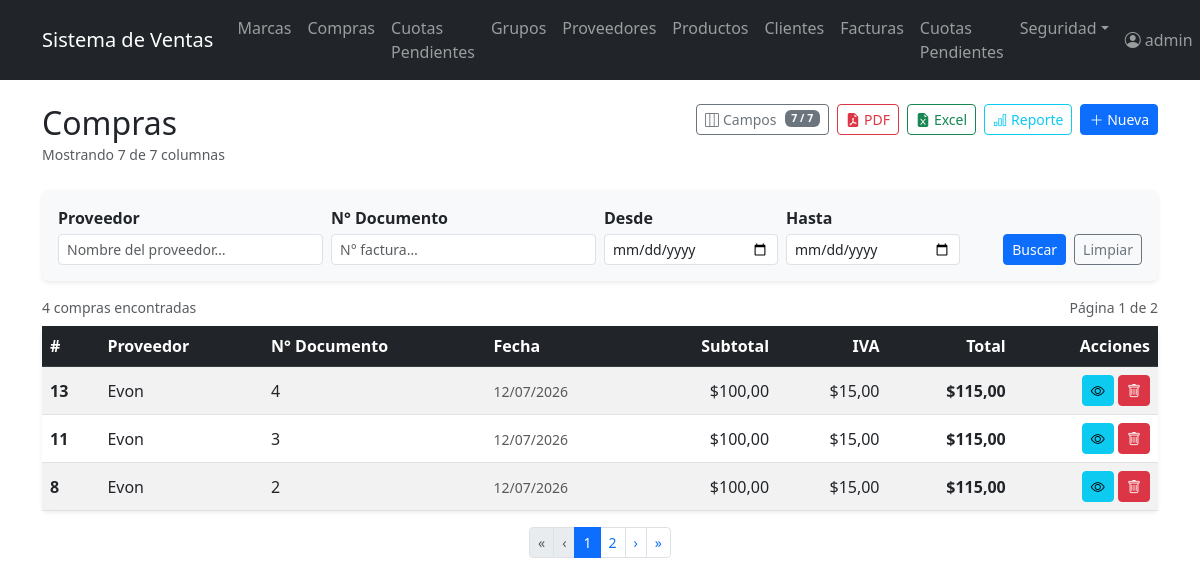
Page /purchases/ (signed in) on the committed database.
### purchasing/models.py (models this page shows, shortened)
class Purchase(models.Model):
    supplier = models.ForeignKey(
        Supplier, on_delete=models.PROTECT, related_name='purchases',
        verbose_name='Proveedor'
    )
    document_number = models.CharField(
        max_length=20, verbose_name='Supplier Invoice No.'
    )
    purchase_date = models.DateTimeField(auto_now_add=True)
    subtotal = models.DecimalField(max_digits=12, decimal_places=2, default=0)
    tax = models.DecimalField(max_digits=12, decimal_places=2, default=0, verbose_name='Impuesto')
    total = models.DecimalField(max_digits=12, decimal_places=2, default=0)
    is_active = models.BooleanField(default=True)
    tipo_pago = models.CharField(
        max_length=10,
        choices=[("CONTADO", "CONTADO"), ("CREDITO", "CREDITO")],
        default="CONTADO",
        verbose_name="Tipo de pago",
    )
    saldo = models.DecimalField(max_digits=12, decimal_places=2, default=0)
    estado = models.CharField(
        max_length=15,
        choices=[("PENDIENTE", "PENDIENTE"), ("PAGADA", "PAGADA")],
        default="PENDIENTE",
    )
    class Meta:
        verbose_name = 'Purchase'
        verbose_name_plural = 'Purchases'
        ordering = ['-purchase_date']
        constraints = [
            models.UniqueConstraint(
                fields=['supplier', 'document_number'],
                name='unique_supplier_document'
            )
        ]

### billing/models.py (models this page shows)
class Supplier(models.Model):
    name = models.CharField(max_length=200, verbose_name='Nombre de la compañia')
    contact_name = models.CharField(max_length=200, blank=True, null=True, verbose_name='Nombre de contacto')
    email = models.EmailField(blank=True, null=True)
    phone = models.CharField(max_length=20, blank=True, null=True, verbose_name='Teléfono')
    address = models.TextField(blank=True, null=True, verbose_name='Dirección')
    is_active = models.BooleanField(default=True, verbose_name='Activo')
    created_at = models.DateTimeField(auto_now_add=True)
    updated_at = models.DateTimeField(auto_now=True)
    class Meta:
        verbose_name = 'Supplier'
        verbose_name_plural = 'Suppliers'
        ordering = ['name']
    def __str__(self): return self.name

### purchasing/views.py (the view, shortened to what this page needs)
# urls.py: path('', views.PurchaseListView.as_view(), name='purchase_list'),
class PurchaseListView(ExportMixin, LoginRequiredMixin, PermissionRequiredMixin, ListView):
    model = Purchase
    template_name = 'purchasing/purchase_list.html'
    context_object_name = 'items'
    paginate_by = 3
    export_filename = 'compras'
    ALL_COLUMNS = PURCHASE_ALL_COLUMNS
    permission_required = 'purchasing.view_purchase'
    permission_redirect_url = '/'
    def get_queryset(self):
        qs = Purchase.objects.select_related('supplier').order_by('-purchase_date')
        form = PurchaseSearchForm(self.request.GET)
        if form.is_valid():
            if form.cleaned_data.get('supplier'):
                qs = qs.filter(supplier__name__icontains=form.cleaned_data['supplier'])
            if form.cleaned_data.get('document_number'):
                qs = qs.filter(document_number__icontains=form.cleaned_data['document_number'])
            if form.cleaned_data.get('date_from'):
                qs = qs.filter(purchase_date__date__gte=form.cleaned_data['date_from'])
            if form.cleaned_data.get('date_to'):
                qs = qs.filter(purchase_date__date__lte=form.cleaned_data['date_to'])
        return qs
    def get_context_data(self, **kwargs):
        ctx = super().get_context_data(**kwargs)
        ctx['search_form'] = PurchaseSearchForm(self.request.GET)
        ctx['all_columns'] = self.ALL_COLUMNS
        ctx['all_col_keys_json'] = json.dumps([c['key'] for c in self.ALL_COLUMNS])
        ctx['default_col_keys_json'] = json.dumps(
            [c['key'] for c in self.ALL_COLUMNS if c.get('default', True)]
        )
        return ctx

### purchasing/forms.py
class PurchaseSearchForm(forms.Form):
    supplier = forms.CharField(
        required=False, label='Proveedor',
        widget=forms.TextInput(attrs={'class': 'form-control form-control-sm',
                                      'placeholder': 'Nombre del proveedor…'})
    )
    document_number = forms.CharField(
        required=False, label='N° Documento',
        widget=forms.TextInput(attrs={'class': 'form-control form-control-sm',
                                      'placeholder': 'N° factura…'})
    )
    date_from = forms.DateField(
        required=False, label='Desde',
        widget=forms.DateInput(attrs={'class': 'form-control form-control-sm', 'type': 'date'})
    )
    date_to = forms.DateField(
        required=False, label='Hasta',
        widget=forms.DateInput(attrs={'class': 'form-control form-control-sm', 'type': 'date'})
    )

### billing/mixins.py (called while the page is built)
    def get(self, request, *args, **kwargs):
        fmt = request.GET.get('export')
        if fmt == 'pdf':
            return self.export_pdf(self.get_queryset())
        if fmt == 'excel':
            return self.export_excel(self.get_queryset())
        return super().get(request, *args, **kwargs)

    def get_context_data(self, **kwargs):
        ctx = super().get_context_data(**kwargs)
        params = self.request.GET.copy()
        params.pop('page', None)
        params.pop('export', None)
        ctx['query_params'] = params.urlencode()
        return ctx

### security/templatetags/security_tags.py (called while the page is built)
@register.filter(name='role_badge_class')
def role_badge_class(role_name):
    return ROLE_BADGE_CLASSES.get(role_name, 'bg-secondary')

@register.filter(name='has_group')
def has_group(user, group_name):
    if not user.is_authenticated:
        return False
    if user.is_superuser:      # el superusuario ve todo
        return True
    return user.groups.filter(name=group_name).exists()

### purchasing/templates/purchasing/purchase_list.html (shortened to what this page needs)
{% extends 'billing/base.html' %}
{% block content %}
<div class="d-flex justify-content-between align-items-start mb-4 flex-wrap gap-2">
  <div>
    <h2 class="mb-0">Compras</h2>
    <small class="text-muted" id="colText">Cargando columnas…</small>
  </div>
  <div class="d-flex gap-2 flex-wrap">
    <button type="button" class="btn btn-outline-secondary btn-sm d-inline-flex align-items-center gap-1"
            data-bs-toggle="modal" data-bs-target="#colModal">
      <i class="bi bi-layout-three-columns"></i> Campos
      <span class="badge bg-secondary ms-1" id="colBadge">…</span>
    </button>
    <a id="btnPdf" href="#" class="btn btn-outline-danger btn-sm d-inline-flex align-items-center gap-1">
      <i class="bi bi-file-earmark-pdf-fill"></i>PDF
    </a>
    <a id="btnExcel" href="#" class="btn btn-outline-success btn-sm d-inline-flex align-items-center gap-1">
      <i class="bi bi-file-earmark-excel-fill"></i>Excel
    </a>
    {% if perms.purchasing.view_purchase %}
    <a href="{% url 'purchasing:purchase_report' %}" class="btn btn-outline-info btn-sm d-inline-flex align-items-center gap-1">
      <i class="bi bi-bar-chart"></i> Reporte
    </a>
    {% endif %}
    {% if perms.purchasing.add_purchase %}
    <a href="{% url 'purchasing:purchase_create' %}" class="btn btn-primary btn-sm">
      <i class="bi bi-plus-lg"></i> Nueva
    </a>
    {% endif %}
  </div>
</div>
<form method="get" class="card card-body shadow-sm border-0 mb-3 bg-light">
  <div class="row g-2 align-items-end">
    <div class="col-12 col-md-3">
      <label class="form-label form-label-sm fw-semibold mb-1">{{ search_form.supplier.label }}</label>
      {{ search_form.supplier }}
    </div>
    <div class="col-12 col-md-3">
      <label class="form-label form-label-sm fw-semibold mb-1">{{ search_form.document_number.label }}</label>
      {{ search_form.document_number }}
    </div>
    <div class="col-6 col-md-2">
      <label class="form-label form-label-sm fw-semibold mb-1">{{ search_form.date_from.label }}</label>
      {{ search_form.date_from }}
    </div>
    <div class="col-6 col-md-2">
      <label class="form-label form-label-sm fw-semibold mb-1">{{ search_form.date_to.label }}</label>
      {{ search_form.date_to }}
    </div>
    <div class="col-12 col-md-auto ms-auto d-flex gap-2">
      <button type="submit" class="btn btn-primary btn-sm">Buscar</button>
      <a href="{% url 'purchasing:purchase_list' %}" class="btn btn-outline-secondary btn-sm">Limpiar</a>
    </div>
  </div>
</form>
<div class="d-flex justify-content-between align-items-center mb-2">
  <small class="text-muted">
    {% if paginator.count == 1 %}1 compra encontrada
    {% else %}{{ paginator.count }} compras encontradas{% endif %}
  </small>
  {% if is_paginated %}
    <small class="text-muted">Página {{ page_obj.number }} de {{ paginator.num_pages }}</small>
  {% endif %}
</div>
<div class="card shadow-sm border-0">
  <div class="table-responsive">
    <table class="table table-striped table-hover align-middle mb-0" id="purchaseTable">
      <thead class="table-dark">
        <tr>
          <th data-col="id">#</th>
          <th data-col="supplier">Proveedor</th>
          <th data-col="document_number">N° Documento</th>
          <th data-col="purchase_date">Fecha</th>
          <th data-col="subtotal" class="text-end">Subtotal</th>
          <th data-col="tax" class="text-end">IVA</th>
          <th data-col="total" class="text-end">Total</th>
          <th class="text-end" style="white-space:nowrap;">Acciones</th>
        </tr>
      </thead>
      <tbody>
        {% for item in items %}
        <tr>
          <td data-col="id" class="fw-semibold">{{ item.id }}</td>
          <td data-col="supplier">{{ item.supplier }}</td>
          <td data-col="document_number">{{ item.document_number }}</td>
          <td data-col="purchase_date">
            <small class="text-muted">{{ item.purchase_date|date:"d/m/Y" }}</small>
          </td>
          <td data-col="subtotal" class="text-end">${{ item.subtotal }}</td>
          <td data-col="tax" class="text-end">${{ item.tax }}</td>
          <td data-col="total" class="text-end fw-bold">${{ item.total }}</td>
          <td class="text-end text-nowrap">
            <a href="{% url 'purchasing:purchase_detail' item.pk %}" class="btn btn-sm btn-info" title="Ver" aria-label="Ver">
              <i class="bi bi-eye"></i>
            </a>
            {% if perms.purchasing.delete_purchase %}
            <a href="{% url 'purchasing:purchase_delete' item.pk %}" class="btn btn-sm btn-danger" title="Eliminar" aria-label="Eliminar">
              <i class="bi bi-trash"></i>
            </a>
            {% endif %}
          </td>
        </tr>
        {% endfor %}
      </tbody>
    </table>
  </div>
</div>
{% if is_paginated %}
<nav class="mt-3" aria-label="Paginación">
  <ul class="pagination pagination-sm justify-content-center mb-0">
    <li class="page-item {% if not page_obj.has_previous %}disabled{% endif %}">
      <a class="page-link" href="?{{ query_params }}&page=1">&laquo;</a>
    </li>
    <li class="page-item {% if not page_obj.has_previous %}disabled{% endif %}">
      <a class="page-link" href="{% if page_obj.has_previous %}?{{ query_params }}&page={{ page_obj.previous_page_number }}{% endif %}">&lsaquo;</a>
    </li>
    {% for num in paginator.page_range %}
      {% if page_obj.number == num %}
        <li class="page-item active"><span class="page-link">{{ num }}</span></li>
      {% elif num > page_obj.number|add:"-3" and num < page_obj.number|add:"3" %}
        <li class="page-item"><a class="page-link" href="?{{ query_params }}&page={{ num }}">{{ num }}</a></li>
      {% endif %}
    {% endfor %}
    <li class="page-item {% if not page_obj.has_next %}disabled{% endif %}">
      <a class="page-link" href="{% if page_obj.has_next %}?{{ query_params }}&page={{ page_obj.next_page_number }}{% endif %}">&rsaquo;</a>
    </li>
    <li class="page-item {% if not page_obj.has_next %}disabled{% endif %}">
      <a class="page-link" href="?{{ query_params }}&page={{ paginator.num_pages }}">&raquo;</a>
    </li>
  </ul>
</nav>
{% endif %}
{% endblock %}

### billing/templates/billing/base.html (shortened to what this page needs)
{% load security_tags %}
<!DOCTYPE html>
<html lang="es">
<head>
  <link href="https://cdn.jsdelivr.net/npm/bootstrap@5.3.0/dist/css/bootstrap.min.css" rel="stylesheet">
  <link href="https://cdn.jsdelivr.net/npm/bootstrap-icons@1.11.3/font/bootstrap-icons.min.css" rel="stylesheet">
</head>
<body>
<nav class="navbar navbar-expand-lg navbar-dark bg-dark">
  <div class="container">
    <a class="navbar-brand" href="{% url 'billing:home' %}">Sistema de Ventas</a>
    <div class="collapse navbar-collapse" id="nav">
      <ul class="navbar-nav me-auto">
        {% if user.is_authenticated %}
        {% if perms.billing.view_brand %}
        <li class="nav-item"><a class="nav-link" href="{% url 'billing:brand_list' %}">Marcas</a></li>
        {% endif %}
        {% if perms.purchasing.view_purchase %}
        <li class="nav-item"><a class="nav-link" href="{% url 'purchasing:purchase_list' %}">Compras</a></li>
        <li class="nav-item"><a class="nav-link" href="{% url 'creditos_compras:cuotas_pendientes' %}">Cuotas Pendientes</a></li>
        {% endif %}
        {% if perms.billing.view_productgroup %}
        <li class="nav-item"><a class="nav-link" href="{% url 'billing:productgroup_list' %}">Grupos</a></li>
        {% endif %}
        {% if perms.billing.view_supplier %}
        <li class="nav-item"><a class="nav-link" href="{% url 'billing:supplier_list' %}">Proveedores</a></li>
        {% endif %}
        {% if perms.billing.view_product %}
        <li class="nav-item"><a class="nav-link" href="{% url 'billing:product_list' %}">Productos</a></li>
        {% endif %}
        {% if perms.billing.view_customer %}
        <li class="nav-item"><a class="nav-link" href="{% url 'billing:customer_list' %}">Clientes</a></li>
        {% endif %}
        {% if perms.billing.view_invoice %}
        <li class="nav-item"><a class="nav-link" href="{% url 'billing:invoice_list' %}">Facturas</a></li>
        <li class="nav-item"><a class="nav-link" href="{% url 'creditos_ventas:cuotas_pendientes' %}">Cuotas Pendientes</a></li>
        {% endif %}
        {% if user|has_group:'Administrador' %}
        <li class="nav-item dropdown">
          <a class="nav-link dropdown-toggle" href="#" data-bs-toggle="dropdown">Seguridad</a>
        </li>
        {% endif %}
        {% endif %}
      </ul>
      <ul class="navbar-nav">
        {% if user.is_authenticated %}
        {% with role=user.groups.first %}
        <li class="nav-item dropdown">
          <a class="nav-link dropdown-toggle" href="#" data-bs-toggle="dropdown">
            <i class="bi bi-person-circle me-1"></i>{{ user.username }}
          </a>
        </li>
        {% endwith %}
        {% else %}
        <li class="nav-item">
          <a class="nav-link" href="{% url 'security:login' %}">Login</a>
        </li>
        {% endif %}
      </ul>
    </div>
  </div>
</nav>
<div class="container mt-4">
  {% block content %}
  {% endblock %}
</div>
</body>
</html>

### rows in the picture
Purchase: id "13", supplier "Evon", document_number "4", purchase_date "12/07/2026", subtotal "100,00", tax "15,00", total "115,00"
Purchase: id "11", supplier "Evon", document_number "3", purchase_date "12/07/2026", subtotal "100,00", tax "15,00", total "115,00"
Purchase: id "8", supplier "Evon", document_number "2", purchase_date "12/07/2026", subtotal "100,00", tax "15,00", total "115,00"

### other values in the picture
{{ user.username }} "admin"
{{ search_form.supplier.label }} "Proveedor"
{{ search_form.document_number.label }} "N° Documento"
{{ search_form.date_from.label }} "Desde"
{{ search_form.date_to.label }} "Hasta"
{{ paginator.count }} "4"
{{ page_obj.number }} "1"
{{ paginator.num_pages }} "2"
{{ num }} "1"
{{ num }} "2"
